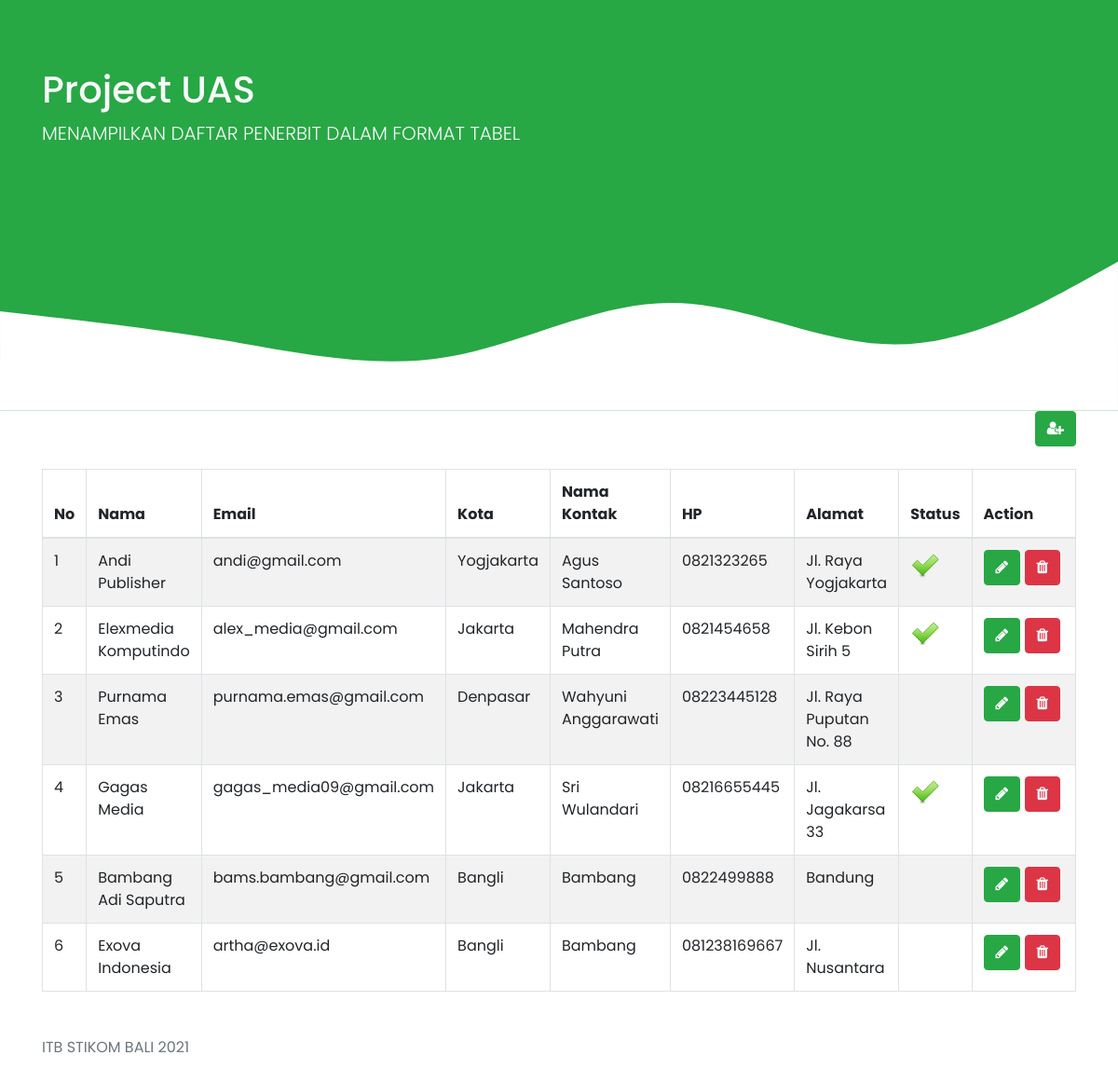
The page / on the database its author committed.
### tables this page shows
CREATE TABLE `t_penerbit` (
  `id_penerbit` int(4) NOT NULL,
  `nama` varchar(50) NOT NULL,
  `kota` varchar(30) NOT NULL,
  `contact_name` varchar(50) NOT NULL,
  `contact_phone` varchar(15) NOT NULL,
  `alamat` varchar(100) NOT NULL,
  `email` varchar(60) NOT NULL,
  `status` tinyint(1) NOT NULL
);

### index.php (the view, shortened to what this page needs)
<?php
    require "koneksi.php";
    $query = "SELECT * FROM t_penerbit";
    $sql = mysqli_query($koneksi, $query);
?>
<!doctype html>
<html>
   <head>
      <link rel="stylesheet" href="https://maxcdn.bootstrapcdn.com/bootstrap/4.5.2/css/bootstrap.min.css">
      <link rel="stylesheet" href="../penerbit/style.css">
      <link rel="stylesheet" href="https://cdnjs.cloudflare.com/ajax/libs/font-awesome/4.7.0/css/font-awesome.min.css">
   </head>
   <body>
      <section class="pt-4 bg-success">
         <div>
            <div class="container">
               <h1 class="display-5 pt-5 text-light">Project UAS</h1>
               <p class="lead text-light">MENAMPILKAN DAFTAR PENERBIT DALAM FORMAT TABEL</p>
            </div>
         </div>
      </section>
      <div class="container">
         <div class="text-right">
            <a href="../penerbit/190030509-add.php" class="btn btn-success" type="button"><i class="fa fa-user-plus"></i></a>
         </div>
         <br>
         <table class="table table-bordered table-striped">
            <thead>
               <th>No</th>
               <th>Nama</th>
               <th>Email</th>
               <th>Kota</th>
               <th>Nama Kontak</th>
               <th>HP</th>
               <th>Alamat</th>
               <th>Status</th>
               <th>Action</th>
            </thead>
            <tbody>
               <?php
                  $i = 1;
                  while($data = mysqli_fetch_array($sql)) {
                     $status = ($data['status'] == 1) ? "ok.png" : "ko.png";
                  ?>
               <tr>
                  <td><?= $i ?></td>
                  <td><?= $data['nama'] ?></td>
                  <td><?= $data['email'] ?></td>
                  <td><?= $data['kota'] ?></td>
                  <td><?= $data['contact_name'] ?></td>
                  <td><?= $data['contact_phone'] ?></td>
                  <td><?= $data['alamat'] ?></td>
                  <td>
                     <img src="../penerbit/<?= $status ?>" alt="">
                  </td>
                  <td width="150">
                     <a href="../penerbit/190030509-view.php?id=<?= $data['id_penerbit'] ?>" type="button" class="btn btn-success"><i class="fa fa-pencil"></i></a>
                     <a onclick="deleteData(<?= $data['id_penerbit'] ?>)" type="button" class="btn btn-danger"><i class="fa fa-trash"></i></a>
                  </td>
               </tr>
               <?php $i++; } ?>
            </tbody>
         </table>
      </div>
      <footer class="footer my-5">
         <div class="container">
            <span class="text-muted">ITB STIKOM BALI <?= date('Y') ?></span>
         </div>
      </footer>
   </body>
</html>

### style.css (style rules this page uses)
body { font-family: Poppins; }

### rows shown on the page
t_penerbit: nama "Andi Publisher", email "andi@gmail.com", kota "Yogjakarta", contact_name "Agus Santoso", contact_phone "0821323265", alamat "Jl. Raya Yogjakarta"
t_penerbit: nama "Elexmedia Komputindo", email "alex_media@gmail.com", kota "Jakarta", contact_name "Mahendra Putra", contact_phone "0821454658", alamat "Jl. Kebon Sirih 5"
t_penerbit: nama "Purnama Emas", email "purnama.emas@gmail.com", kota "Denpasar", contact_name "Wahyuni Anggarawati", contact_phone "08223445128", alamat "Jl. Raya Puputan No. 88"
t_penerbit: nama "Gagas Media", email "gagas_media09@gmail.com", kota "Jakarta", contact_name "Sri Wulandari", contact_phone "08216655445", alamat "Jl. Jagakarsa 33"
t_penerbit: nama "Bambang Adi Saputra", email "bams.bambang@gmail.com", kota "Bangli", contact_name "Bambang", contact_phone "0822499888", alamat "Bandung"
t_penerbit: nama "Exova Indonesia", email "artha@exova.id", kota "Bangli", contact_name "Bambang", contact_phone "081238169667", alamat "Jl. Nusantara"
